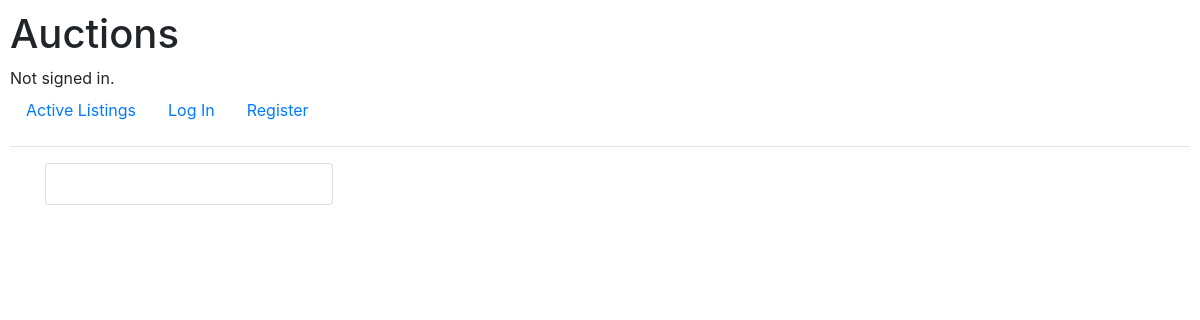
Page /category on the earlier database version.
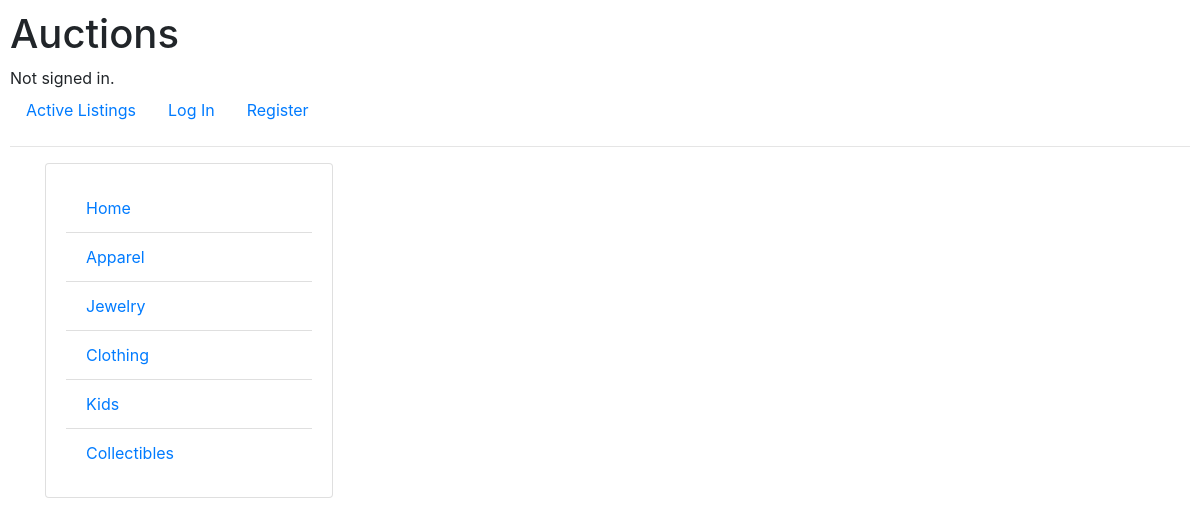
Same page on the later database version.
### auctions/models.py (models this page shows)
class Category(models.Model):
    category = models.CharField(max_length=20)

### auctions/views.py (the view)
# urls.py: path("category", views.category, name="category"),
def category(request):
    try:
        categories = Category.objects.values_list()
        category = [x[1] for x in categories]
        return render(request, "auctions/categories.html", {
            "categories": category
        })
    except:
        return render(request, "auctions/message_banner.html", {
                "message": "Sorry categories could not be retrieved, please try again !!"
            })

### auctions/templates/auctions/categories.html
{% extends "auctions/layout.html" %}
{% block body %}
<div class="container">
<div class="card card-body" style="width: 18rem;">
    <ul class="list-group list-group-flush">
        {% for category in categories %}
        <li class="list-group-item"><a href="{% url 'auctions:cat_listing' category %}">
            {{ category }}</a></li>
        {% endfor %}
    </ul>
  </div>
</div>
{% endblock %}

Differences in the rows shown:
added Category: categories "Home"
added Category: categories "Apparel"
added Category: categories "Jewelry"
added Category: categories "Clothing"
added Category: categories "Kids"
added Category: categories "Collectibles"
